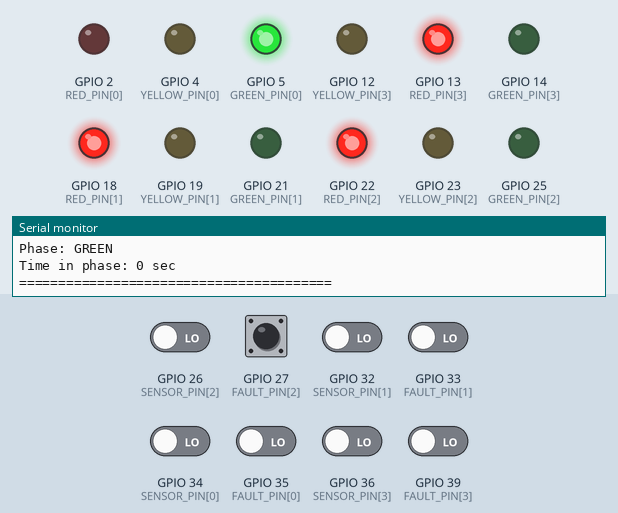
A sketch run on a simulated ESP32. Shown: output pins drawn as LEDs (lit = HIGH), the last lines printed to the serial monitor. The inputs (shaded band) are chosen by the test bench; at power-on: GPIO 26 (SENSOR_PIN[2]), GPIO 27 (FAULT_PIN[2]), GPIO 32 (SENSOR_PIN[1]), GPIO 33 (FAULT_PIN[1]), GPIO 34 (SENSOR_PIN[0]), GPIO 35 (FAULT_PIN[0]), GPIO 36 (SENSOR_PIN[3]), GPIO 39 (FAULT_PIN[3]) LOW. WiFi joins after 1.5 s; servers stay silent unless stated; uploads are accepted with an empty reply.

Above: at 1.5 s.
1.6 s: GPIO 27 (FAULT_PIN[2]) driven HIGH
3.3 s: GPIO 34 (SENSOR_PIN[0]) driven HIGH
4.8 s: GPIO 32 (SENSOR_PIN[1]) driven HIGH and GPIO 35 (FAULT_PIN[0]) driven HIGH
At 7.6 s:
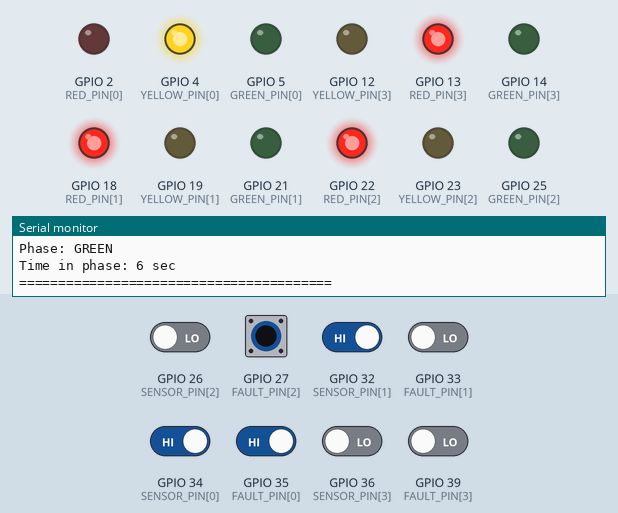
7.8 s: GPIO 27 (FAULT_PIN[2]) pulsed LOW 2 times (0.12 s each, 0.3 s apart)
At 10.7 s:
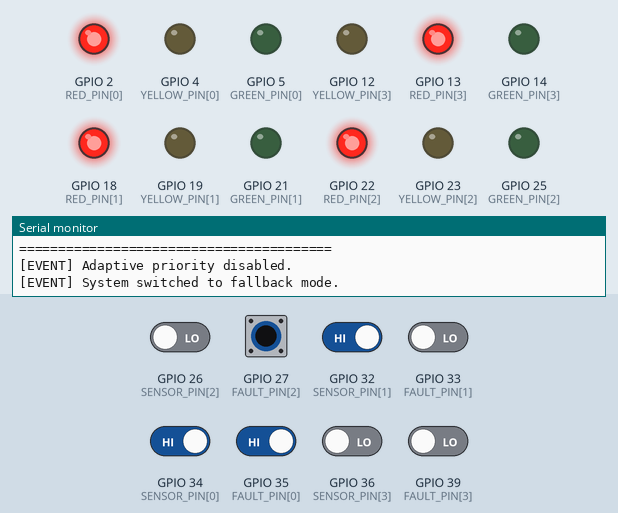
Timing chart, 0 to 12.4 s (numbered marks = the images above; inputs shaded):
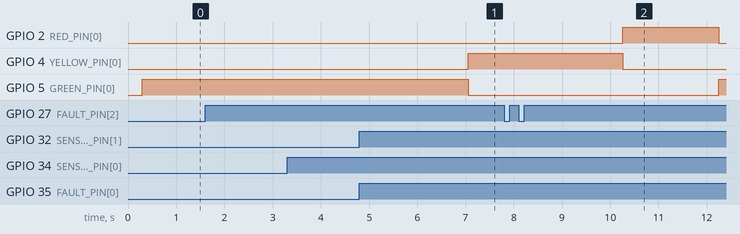

The sketch:

sketch.ino
```cpp
/*
  ===========================================================================
  IoT-Based Intelligent Adaptive Traffic Signal System
  Wokwi Simulation - ESP32

  Core algorithm (vehicle counting, waiting-time tracking, priority-based
  adaptive signal control, max green time, starvation prevention) runs
  100% locally and keeps working even if WiFi/backend is unavailable.

  NEW MODULE: Sensor Fault Detection & Fallback (see SECTION 7A/7B/7C)
  - SensorHealthManager   : tracks NORMAL/FAULT per road (existing fault
                             buttons now feed this + write to the event log)
  - FallbackSignalController : fixed 60s-per-road cycling, used ONLY while
                             any sensor is faulty, so a faulty sensor can
                             never bias the adaptive priority algorithm
  The existing adaptive algorithm (SECTION 7) is untouched and behaves
  exactly as before whenever every sensor is NORMAL.
  ===========================================================================
*/

#include <WiFi.h>

// ---------------------------------------------------------------------
// 0. CLOUD FEATURE TOGGLES
// ---------------------------------------------------------------------
#define ENABLE_CLOUD        1
#define ENABLE_HTTP_BACKEND 1
#define ENABLE_MQTT         0

#if ENABLE_CLOUD
  #include <ArduinoJson.h>
  #if ENABLE_HTTP_BACKEND
    #include <HTTPClient.h>
  #endif
  #if ENABLE_MQTT
    #include <PubSubClient.h>
  #endif
#endif

// ---------------------------------------------------------------------
// 1. PIN CONFIGURATION  (must match diagram.json exactly)
// ---------------------------------------------------------------------
#define ROADS 4

const int RED_PIN[ROADS]      = { 2, 18, 22, 13 };
const int YELLOW_PIN[ROADS]   = { 4, 19, 23, 12 };
const int GREEN_PIN[ROADS]    = { 5, 21, 25, 14 };
const int SENSOR_PIN[ROADS]   = { 34, 32, 26, 36 };  // vehicle-detect button
const int FAULT_PIN[ROADS]    = { 35, 33, 27, 39 };  // fault-toggle button

const char* ROAD_NAME[ROADS] = { "Road 1", "Road 2", "Road 3", "Road 4" };

// ---------------------------------------------------------------------
// 2. ALGORITHM CONFIGURATION (tune freely)
// ---------------------------------------------------------------------
const float DENSITY_WEIGHT              = 1.0;
const float WAITING_WEIGHT              = 0.5;
const unsigned long MIN_GREEN_TIME_MS   = 5000;
const unsigned long MAX_GREEN_TIME_MS   = 20000;
const unsigned long YELLOW_TIME_MS      = 3000;
const unsigned long DASHBOARD_PERIOD_MS = 1000;
const unsigned long CLOUD_PERIOD_MS     = 5000;
const unsigned long DEBOUNCE_MS         = 200;
const int VEHICLES_SERVED_PER_GREEN     = 4;

// ---------------------------------------------------------------------
// 2A. FALLBACK MODE CONFIGURATION (new)
// ---------------------------------------------------------------------
const unsigned long FALLBACK_GREEN_MS  = 60000; // exactly 60s per road, per spec
const unsigned long FALLBACK_ALLRED_MS = 2000;  // safety all-red clearance

// ---------------------------------------------------------------------
// 3. STATE
// ---------------------------------------------------------------------
int  vehicleCount[ROADS]   = { 0, 0, 0, 0 };
unsigned long waitingTime[ROADS] = { 0, 0, 0, 0 };
bool sensorFault[ROADS]    = { false, false, false, false }; // SensorHealthManager state

enum Phase { PHASE_GREEN, PHASE_YELLOW, PHASE_ALL_RED };
Phase phase = PHASE_GREEN;
int currentRoad = 0; // -1 during PHASE_ALL_RED (no road is green)
unsigned long phaseStartTime = 0;

// SystemMode: which controller is driving signal selection right now
enum SystemMode { MODE_ADAPTIVE, MODE_FALLBACK };
SystemMode systemMode = MODE_ADAPTIVE;
int fallbackRoadIndex = 0; // FallbackSignalController's Road1->Road2->Road3->Road4 pointer

unsigned long lastTickTime = 0;
unsigned long lastCloudTime = 0;

bool lastSensorState[ROADS] = { false, false, false, false };
bool lastFaultBtnState[ROADS] = { false, false, false, false };
unsigned long lastSensorDebounce[ROADS] = { 0, 0, 0, 0 };
unsigned long lastFaultDebounce[ROADS]  = { 0, 0, 0, 0 };

// ---------------------------------------------------------------------
// 3A. EVENT LOG (new) - small ring buffer, newest events pushed to backend
// ---------------------------------------------------------------------
#define LOG_SIZE 8
String eventLog[LOG_SIZE];
int logHead = 0; // next slot to write (oldest entry currently here)

void addEvent(const String& msg) {
  eventLog[logHead] = msg;
  logHead = (logHead + 1) % LOG_SIZE;
  Serial.print("[EVENT] ");
  Serial.println(msg);
}

#if ENABLE_CLOUD
const char* WIFI_SSID   = "Wokwi-GUEST";
const char* WIFI_PASS   = "";
bool wifiEverConnected  = false;

#if ENABLE_HTTP_BACKEND
  const char* BACKEND_URL = "https://traffic-signal-backend.onrender.com/api/status";
#endif

#if ENABLE_MQTT
  WiFiClient espClient;
  PubSubClient mqttClient(espClient);
  const char* MQTT_BROKER = "test.mosquitto.org";
  const int   MQTT_PORT   = 1883;
  const char* MQTT_TOPIC  = "wokwi/adaptive-traffic-demo/status";
#endif
#endif

// ---------------------------------------------------------------------
// SETUP
// ---------------------------------------------------------------------
void setup() {
  Serial.begin(115200);
  delay(300);

  for (int i = 0; i < ROADS; i++) {
    pinMode(RED_PIN[i], OUTPUT);
    pinMode(YELLOW_PIN[i], OUTPUT);
    pinMode(GREEN_PIN[i], OUTPUT);
    pinMode(SENSOR_PIN[i], INPUT);
    pinMode(FAULT_PIN[i], INPUT);
  }

  currentRoad = 0;
  phase = PHASE_GREEN;
  phaseStartTime = millis();
  applySignals();

  Serial.println();
  Serial.println("=======================================================");
  Serial.println(" INTELLIGENT ADAPTIVE TRAFFIC SIGNAL SYSTEM - BOOT OK");
  Serial.println("=======================================================");
  Serial.println("Blue button  = vehicle sensor (simulates a car crossing)");
  Serial.println("Red button   = toggles that road's sensor fault");
  Serial.println("=======================================================");
  addEvent("System started in ADAPTIVE_MODE.");

#if ENABLE_CLOUD
  setupWiFi();
  #if ENABLE_MQTT
    mqttClient.setServer(MQTT_BROKER, MQTT_PORT);
  #endif
#endif
}

// ---------------------------------------------------------------------
// LOOP
// ---------------------------------------------------------------------
void loop() {
  unsigned long now = millis();

  readSensorButtons(now);
  readFaultButtons(now);

  runSignalStateMachine(now);

  if (now - lastTickTime >= DASHBOARD_PERIOD_MS) {
    lastTickTime = now;
    tickWaitingTimes();
    printDashboard();
  }

#if ENABLE_CLOUD
  maintainCloudConnection();
  if (now - lastCloudTime >= CLOUD_PERIOD_MS) {
    lastCloudTime = now;
    publishStatus();
  }
#endif
}

// ---------------------------------------------------------------------
// 4. VEHICLE DETECTION
// ---------------------------------------------------------------------
void readSensorButtons(unsigned long now) {
  for (int i = 0; i < ROADS; i++) {
    bool pressed = digitalRead(SENSOR_PIN[i]) == HIGH;

    if (pressed && !lastSensorState[i] && (now - lastSensorDebounce[i] > DEBOUNCE_MS)) {
      lastSensorDebounce[i] = now;
      if (!sensorFault[i]) {
        vehicleCount[i]++;
      }
    }
    lastSensorState[i] = pressed;
  }
}

// ---------------------------------------------------------------------
// 5. SensorHealthManager - detects fault button presses, updates status,
//    and logs the transition. This is the ONLY place sensorFault[] changes.
// ---------------------------------------------------------------------
void readFaultButtons(unsigned long now) {
  for (int i = 0; i < ROADS; i++) {
    bool pressed = digitalRead(FAULT_PIN[i]) == HIGH;

    if (pressed && !lastFaultBtnState[i] && (now - lastFaultDebounce[i] > DEBOUNCE_MS)) {
      lastFaultDebounce[i] = now;
      sensorFault[i] = !sensorFault[i];
      if (sensorFault[i]) {
        addEvent(String(ROAD_NAME[i]) + " sensor fault detected.");
      } else {
        addEvent(String(ROAD_NAME[i]) + " sensor restored.");
      }
    }
    lastFaultBtnState[i] = pressed;
  }
}

bool anySensorFaulty() {
  for (int i = 0; i < ROADS; i++) {
    if (sensorFault[i]) return true;
  }
  return false;
}

// ---------------------------------------------------------------------
// 6. WAITING TIME
// ---------------------------------------------------------------------
void tickWaitingTimes() {
  for (int i = 0; i < ROADS; i++) {
    bool isServed = (i == currentRoad && phase == PHASE_GREEN);
    if (!isServed) {
      waitingTime[i]++;
    }
  }
}

// ---------------------------------------------------------------------
// 7. ADAPTIVE PRIORITY FORMULA (unchanged) - a faulty road is additionally
//    forced to the lowest possible priority as defense-in-depth, so even
//    a stale/inflated reading from a faulty sensor cannot win selection.
// ---------------------------------------------------------------------
float priorityOf(int i) {
  if (sensorFault[i]) return -1.0; // never let a faulty road win adaptively
  return (DENSITY_WEIGHT * vehicleCount[i]) + (WAITING_WEIGHT * waitingTime[i]);
}

int pickNextRoad(int excludeRoad) {
  int best = -1;
  float bestScore = -1e9;
  for (int i = 0; i < ROADS; i++) {
    if (i == excludeRoad) continue;
    float score = priorityOf(i);
    if (score > bestScore) {
      bestScore = score;
      best = i;
    }
  }
  if (best == -1) best = (excludeRoad + 1) % ROADS;
  return best;
}

bool someoneElseUrgentlyWaiting() {
  float currentScore = priorityOf(currentRoad);
  for (int i = 0; i < ROADS; i++) {
    if (i == currentRoad) continue;
    if (priorityOf(i) > currentScore + 5.0) return true;
  }
  return false;
}

// ---------------------------------------------------------------------
// 7A/7B/7C. STATE MACHINE
//   ADAPTIVE_MODE : GREEN -> YELLOW -> next GREEN        (original, unchanged
//                    timing/behavior whenever no sensor is faulty)
//   FALLBACK_MODE : GREEN(60s) -> YELLOW -> ALL_RED -> next road's GREEN
//   Mode switches only happen at the safe boundary right after a road's
//   YELLOW (or ALL_RED) phase completes - never abruptly mid-green.
// ---------------------------------------------------------------------
void runSignalStateMachine(unsigned long now) {
  unsigned long elapsed = now - phaseStartTime;

  if (phase == PHASE_GREEN) {
    if (systemMode == MODE_ADAPTIVE) {
      bool hitMax  = elapsed >= MAX_GREEN_TIME_MS;
      bool minMet  = elapsed >= MIN_GREEN_TIME_MS;
      bool noCars  = vehicleCount[currentRoad] == 0;
      bool starved = someoneElseUrgentlyWaiting();

      if (hitMax || (minMet && (noCars || starved))) {
        phase = PHASE_YELLOW;
        phaseStartTime = now;
        applySignals();
      }
    } else { // MODE_FALLBACK: fixed 60s, no early exit - per spec
      if (elapsed >= FALLBACK_GREEN_MS) {
        phase = PHASE_YELLOW;
        phaseStartTime = now;
        applySignals();
      }
    }

  } else if (phase == PHASE_YELLOW) {
    if (elapsed >= YELLOW_TIME_MS) {
      // Serve the road that just had green (common to both modes)
      int served = min(vehicleCount[currentRoad], VEHICLES_SERVED_PER_GREEN);
      vehicleCount[currentRoad] -= served;
      waitingTime[currentRoad] = 0;

      // Safe boundary: check whether a mode switch is needed
      if (systemMode == MODE_ADAPTIVE && anySensorFaulty()) {
        systemMode = MODE_FALLBACK;
        fallbackRoadIndex = 0;
        addEvent("Adaptive priority disabled.");
        addEvent("System switched to fallback mode.");
      }

      if (systemMode == MODE_FALLBACK) {
        // Insert a safety ALL-RED clearance before the next road's green
        currentRoad = -1;
        phase = PHASE_ALL_RED;
        phaseStartTime = now;
        applySignals();
      } else {
        int next = pickNextRoad(currentRoad);
        currentRoad = next;
        phase = PHASE_GREEN;
        phaseStartTime = now;
        applySignals();
      }
    }

  } else { // PHASE_ALL_RED (fallback only)
    if (elapsed >= FALLBACK_ALLRED_MS) {
      // Safe boundary: allowed to return to adaptive mode here
      if (systemMode == MODE_FALLBACK && !anySensorFaulty()) {
        systemMode = MODE_ADAPTIVE;
        addEvent("Sensor validation successful.");
        addEvent("Adaptive priority resumed.");
      }

      int next;
      if (systemMode == MODE_FALLBACK) {
        next = fallbackRoadIndex;
        fallbackRoadIndex = (fallbackRoadIndex + 1) % ROADS;
        addEvent(String(ROAD_NAME[next]) + " assigned 60-second GREEN.");
      } else {
        next = pickNextRoad(-1); // first pick after returning to adaptive
      }
      currentRoad = next;
      phase = PHASE_GREEN;
      phaseStartTime = now;
      applySignals();
    }
  }
}

// ---------------------------------------------------------------------
// APPLY LEDS - never allow conflicting greens. currentRoad == -1 means
// every road is RED (used during the fallback ALL_RED clearance phase).
// ---------------------------------------------------------------------
void applySignals() {
  for (int i = 0; i < ROADS; i++) {
    bool isCurrent = (currentRoad >= 0 && i == currentRoad);
    digitalWrite(RED_PIN[i],    isCurrent ? LOW  : HIGH);
    digitalWrite(YELLOW_PIN[i], (isCurrent && phase == PHASE_YELLOW) ? HIGH : LOW);
    digitalWrite(GREEN_PIN[i],  (isCurrent && phase == PHASE_GREEN)  ? HIGH : LOW);
  }
}

// ---------------------------------------------------------------------
// 8/9. SERIAL DASHBOARD
// ---------------------------------------------------------------------
void printDashboard() {
  unsigned long stateElapsed = (millis() - phaseStartTime) / 1000;

  Serial.println();
  Serial.println("========================================");
  Serial.println("       INTELLIGENT TRAFFIC SYSTEM");
  Serial.print("SYSTEM MODE: ");
  Serial.println(systemMode == MODE_ADAPTIVE ? "ADAPTIVE_MODE" : "FALLBACK_MODE");
  Serial.println("========================================");

  for (int i = 0; i < ROADS; i++) {
    Serial.println(ROAD_NAME[i]);
    Serial.print("Vehicles   : "); Serial.println(vehicleCount[i]);
    Serial.print("Waiting    : "); Serial.print(waitingTime[i]); Serial.println(" sec");
    Serial.print("Priority   : "); Serial.println(priorityOf(i), 1);
    Serial.print("Signal     : "); Serial.println(signalTextFor(i));
    Serial.print("Sensor     : "); Serial.println(sensorFault[i] ? "FAULT" : "NORMAL");
    Serial.println();
  }

  Serial.print("Current Green Road: ");
  Serial.println(currentRoad >= 0 ? ROAD_NAME[currentRoad] : "(none - ALL RED)");
  Serial.print("Phase: ");
  Serial.println(phase == PHASE_GREEN ? "GREEN" : (phase == PHASE_YELLOW ? "YELLOW" : "ALL_RED"));
  Serial.print("Time in phase: "); Serial.print(stateElapsed); Serial.println(" sec");
  Serial.println("========================================");
}

String signalTextFor(int i) {
  if (i != currentRoad) return "RED";
  return (phase == PHASE_GREEN) ? "GREEN" : (phase == PHASE_YELLOW ? "YELLOW" : "RED");
}

// ---------------------------------------------------------------------
// 10. CLOUD (optional) - WiFi + HTTP backend and/or MQTT broker
// ---------------------------------------------------------------------
#if ENABLE_CLOUD
void setupWiFi() {
  Serial.print("Connecting to WiFi (");
  Serial.print(WIFI_SSID);
  Serial.println(")...");
  WiFi.begin(WIFI_SSID, WIFI_PASS);
}

void maintainCloudConnection() {
  if (WiFi.status() != WL_CONNECTED) return;
  if (!wifiEverConnected) {
    wifiEverConnected = true;
    Serial.print("WiFi connected. IP: ");
    Serial.println(WiFi.localIP());
  }
#if ENABLE_MQTT
  if (!mqttClient.connected()) {
    String clientId = "esp32-traffic-" + String((uint32_t)ESP.getEfuseMac(), HEX);
    mqttClient.connect(clientId.c_str());
  }
  mqttClient.loop();
#endif
}

size_t buildStatusJson(char* buffer, size_t bufferSize) {
  StaticJsonDocument<1024> doc;
  JsonArray roads = doc.createNestedArray("roads");
  for (int i = 0; i < ROADS; i++) {
    JsonObject r = roads.createNestedObject();
    r["name"]     = ROAD_NAME[i];
    r["vehicles"] = vehicleCount[i];
    r["waiting"]  = waitingTime[i];
    r["priority"] = priorityOf(i);
    r["signal"]   = signalTextFor(i);
    r["sensor"]   = sensorFault[i] ? "FAULT" : "NORMAL";
  }
  doc["currentGreen"] = currentRoad >= 0 ? ROAD_NAME[currentRoad] : "NONE";
  doc["phase"]        = (phase == PHASE_GREEN) ? "GREEN" : (phase == PHASE_YELLOW ? "YELLOW" : "ALL_RED");
  doc["systemMode"]   = systemMode == MODE_ADAPTIVE ? "ADAPTIVE_MODE" : "FALLBACK_MODE";
  doc["sensorFaultDetected"] = anySensorFaulty();

  JsonArray events = doc.createNestedArray("events");
  for (int k = 0; k < LOG_SIZE; k++) {
    int idx = (logHead + k) % LOG_SIZE;
    if (eventLog[idx].length() > 0) events.add(eventLog[idx]);
  }

  return serializeJson(doc, buffer, bufferSize);
}

void publishStatus() {
  if (WiFi.status() != WL_CONNECTED) return;

  char buffer[1024];
  size_t n = buildStatusJson(buffer, sizeof(buffer));

#if ENABLE_HTTP_BACKEND
  HTTPClient http;
  http.begin(BACKEND_URL);
  http.addHeader("Content-Type", "application/json");
  int code = http.POST((uint8_t*)buffer, n);
  if (code <= 0) {
    Serial.print("Backend POST failed: ");
    Serial.println(http.errorToString(code));
  }
  http.end();
#endif

#if ENABLE_MQTT
  if (mqttClient.connected()) {
    mqttClient.publish(MQTT_TOPIC, buffer, n);
  }
#endif
}
#endif
```

Measured:
- after the input at 4.8 s, GPIO 4 (YELLOW_PIN[0]): LOW → HIGH after 2.3 s; GPIO 5 (GREEN_PIN[0]): HIGH → LOW after 2.3 s
